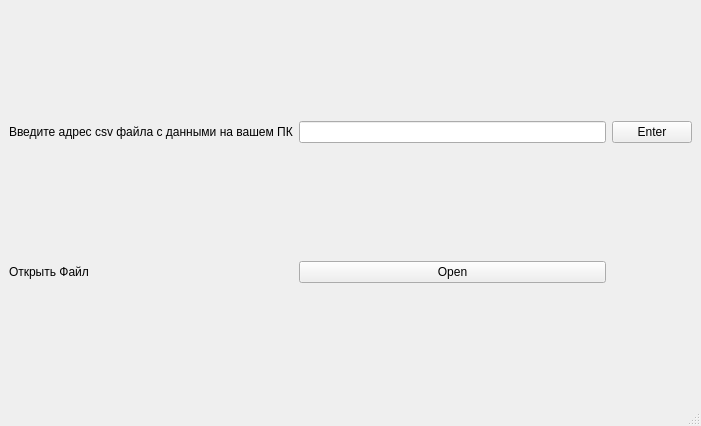
<?xml version="1.0" encoding="UTF-8"?>
<ui version="4.0">
 <class>MainWindow</class>
 <widget class="QMainWindow" name="MainWindow">
  <property name="geometry">
   <rect>
    <x>0</x>
    <y>0</y>
    <width>701</width>
    <height>426</height>
   </rect>
  </property>
  <property name="windowTitle">
   <string>MainWindow</string>
  </property>
  <widget class="QWidget" name="centralwidget">
   <layout class="QGridLayout" name="gridLayout">
    <item row="0" column="5">
     <widget class="QPushButton" name="pushButton">
      <property name="text">
       <string>Enter</string>
      </property>
     </widget>
    </item>
    <item row="0" column="4">
     <widget class="QLineEdit" name="lineEdit"/>
    </item>
    <item row="0" column="2">
     <widget class="QLabel" name="label">
      <property name="maximumSize">
       <size>
        <width>16777215</width>
        <height>141</height>
       </size>
      </property>
      <property name="styleSheet">
       <string notr="true">font: 12pt &quot;Times New Roman&quot;;</string>
      </property>
      <property name="text">
       <string>Введите адрес csv файла с данными на вашем ПК</string>
      </property>
     </widget>
    </item>
    <item row="1" column="2">
     <widget class="QLabel" name="label_2">
      <property name="styleSheet">
       <string notr="true">font: 12pt &quot;Times New Roman&quot;;</string>
      </property>
      <property name="text">
       <string>Открыть Файл</string>
      </property>
     </widget>
    </item>
    <item row="1" column="4">
     <widget class="QPushButton" name="pushButton_2">
      <property name="text">
       <string>Open</string>
      </property>
     </widget>
    </item>
   </layout>
  </widget>
  <widget class="QStatusBar" name="statusbar"/>
 </widget>
 <resources/>
 <connections/>
</ui>
